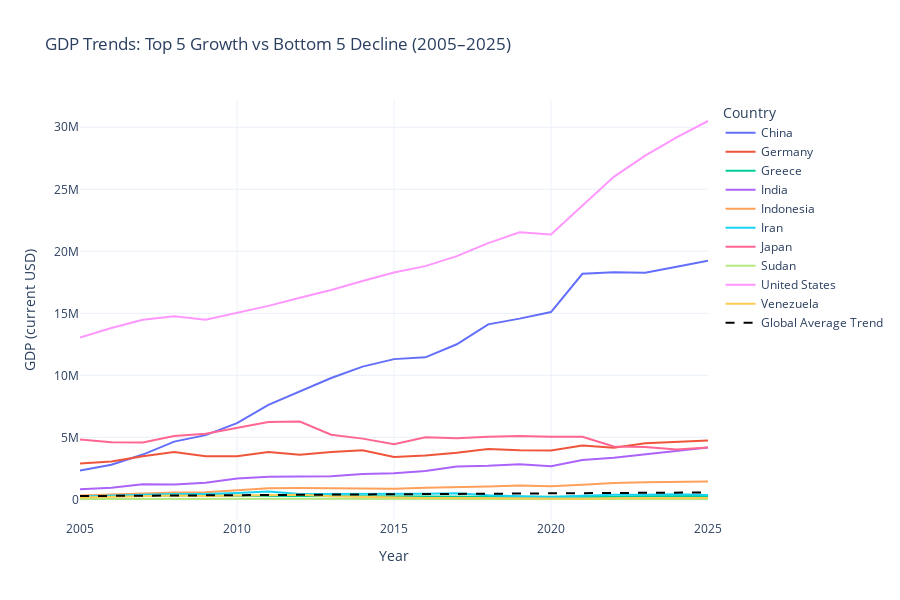

Notebook source saved alongside this figure:
### Markdown cell above
<a id="regression-analysis-gdp--year"></a>
## Regression Analysis (GDP ~ Year)


In this step, we analyze GDP growth trends for each country between 2005 and 2025 using simple linear regression.

### Objectives
- Estimate a linear trend for GDP as a function of Year for every country.
- Calculate regression metrics: **slope**, **intercept**, and **R²**.
- Identify top 5 fastest-growing and slowest-declining countries.
- Plot trend lines for selected examples (including global average).

### Expected Output
- A CSV file `daten/regression_summary.csv` containing regression coefficients.
- A Plotly figure with trend lines for the top 5 and bottom 5 countries.

### Code cell
# Step 4 – Regression Analysis (GDP ~ Year)

from scipy.stats import linregress
import plotly.express as px

results = []

# Regression per country
for country, group in Dataset.groupby("Country"):
    group = group.dropna(subset=["GDP"])
    if len(group) < 2:
        continue
    slope, intercept, r_value, p_value, std_err = linregress(group["Year"], group["GDP"])
    results.append({
        "Country": country,
        "Slope": slope,
        "Intercept": intercept,
        "R2": r_value**2,
        "Mean_GDP": group["GDP"].mean()
    })

regression_summary = pd.DataFrame(results)

# Compute global trend (average GDP per year)
global_trend = Dataset.groupby("Year", as_index=False)["GDP"].mean()
slope_g, intercept_g, r_g, p_g, std_err_g = linregress(global_trend["Year"], global_trend["GDP"])
global_line = intercept_g + slope_g * global_trend["Year"]

# Sort top 5 and bottom 5
top5 = regression_summary.nlargest(5, "Slope")["Country"].tolist()
bottom5 = regression_summary.nsmallest(5, "Slope")["Country"].tolist()
selected_countries = top5 + bottom5

# Save results
regression_summary.to_csv("daten/regression_summary.csv", index=False)

print("✅ Regression completed.")
print(f"Top 5 growth: {', '.join(top5)}")
print(f"Top 5 decline: {', '.join(bottom5)}")

# Plot regression trendlines for selected countries
subset = Dataset[Dataset["Country"].isin(selected_countries)]

fig = px.line(subset, x="Year", y="GDP", color="Country",
              title="GDP Trends: Top 5 Growth vs Bottom 5 Decline (2005–2025)",
              labels={"GDP": "GDP (current USD)", "Year": "Year"})

# Add global trend line
fig.add_trace(go.Scatter(
    x=global_trend["Year"], y=global_line,
    mode="lines", line=dict(color="black", dash="dash"),
    name="Global Average Trend"
))

fig.update_layout(template="plotly_white", legend_title="Country", height=600)
fig.show()

### Figure 1 — Plotly figure (JSON) as saved in the notebook; plotly's stock layout.template omitted (floating-point values rounded to 4 significant figures)
{"data": [{"hovertemplate": "Country=China<br>Year=%{x}<br>GDP (current USD)=%{y}<extra></extra>", "legendgroup": "China", "line": {"color": "#636efa", "dash": "solid"}, "marker": {"symbol": "circle"}, "mode": "lines", "name": "China", "orientation": "v", "showlegend": true, "type": "scatter", "x": [2005, 2006, 2007, 2008, 2009, 2010, 2011, 2012, 2013, 2014, 2015, 2016, 2017, 2018, 2019, 2020, 2021, 2022, 2023, 2024, 2025], "xaxis": "x", "y": [2326000.0, 2797000.0, 3612000.0, 4653000.0, 5176000.0, 6139000.0, 7625000.0, 8683000.0, 9783000.0, 10700000.0, 11310000.0, 11450000.0, 12500000.0, 14110000.0, 14570000.0, 15100000.0, 18190000.0, 18310000.0, 18270000.0, 18750000.0, 19230000.0], "yaxis": "y"}, {"hovertemplate": "Country=Germany<br>Year=%{x}<br>GDP (current USD)=%{y}<extra></extra>", "legendgroup": "Germany", "line": {"color": "#EF553B", "dash": "solid"}, "marker": {"symbol": "circle"}, "mode": "lines", "name": "Germany", "orientation": "v", "showlegend": true, "type": "scatter", "x": [2005, 2006, 2007, 2008, 2009, 2010, 2011, 2012, 2013, 2014, 2015, 2016, 2017, 2018, 2019, 2020, 2021, 2022, 2023, 2024, 2025], "xaxis": "x", "y": [2895000.0, 3046000.0, 3484000.0, 3808000.0, 3476000.0, 3471000.0, 3824000.0, 3600000.0, 3808000.0, 3967000.0, 3424000.0, 3537000.0, 3762000.0, 4054000.0, 3958000.0, 3937000.0, 4351000.0, 4167000.0, 4527000.0, 4659000.0, 4745000.0], "yaxis": "y"}, {"hovertemplate": "Country=Greece<br>Year=%{x}<br>GDP (current USD)=%{y}<extra></extra>", "legendgroup": "Greece", "line": {"color": "#00cc96", "dash": "solid"}, "marker": {"symbol": "circle"}, "mode": "lines", "name": "Greece", "orientation": "v", "showlegend": true, "type": "scatter", "x": [2005, 2006, 2007, 2008, 2009, 2010, 2011, 2012, 2013, 2014, 2015, 2016, 2017, 2018, 2019, 2020, 2021, 2022, 2023, 2024, 2025], "xaxis": "x", "y": [242400.0, 269100.0, 314300.0, 351100.0, 326500.0, 296700.0, 283200.0, 239000.0, 236600.0, 234000.0, 194600.0, 193000.0, 200300.0, 213400.0, 207300.0, 191200.0, 218400.0, 219100.0, 243600.0, 257100.0, 267300.0], "yaxis": "y"}, {"hovertemplate": "Country=India<br>Year=%{x}<br>GDP (current USD)=%{y}<extra></extra>", "legendgroup": "India", "line": {"color": "#ab63fa", "dash": "solid"}, "marker": {"symbol": "circle"}, "mode": "lines", "name": "India", "orientation": "v", "showlegend": true, "type": "scatter", "x": [2005, 2006, 2007, 2008, 2009, 2010, 2011, 2012, 2013, 2014, 2015, 2016, 2017, 2018, 2019, 2020, 2021, 2022, 2023, 2024, 2025], "xaxis": "x", "y": [820400.0, 940300.0, 1217000.0, 1199000.0, 1342000.0, 1676000.0, 1823000.0, 1828000.0, 1857000.0, 2039000.0, 2104000.0, 2295000.0, 2651000.0, 2703000.0, 2836000.0, 2675000.0, 3167000.0, 3346000.0, 3638000.0, 3909000.0, 4187000.0], "yaxis": "y"}, {"hovertemplate": "Country=Indonesia<br>Year=%{x}<br>GDP (current USD)=%{y}<extra></extra>", "legendgroup": "Indonesia", "line": {"color": "#FFA15A", "dash": "solid"}, "marker": {"symbol": "circle"}, "mode": "lines", "name": "Indonesia", "orientation": "v", "showlegend": true, "type": "scatter", "x": [2005, 2006, 2007, 2008, 2009, 2010, 2011, 2012, 2013, 2014, 2015, 2016, 2017, 2018, 2019, 2020, 2021, 2022, 2023, 2024, 2025], "xaxis": "x", "y": [310900.0, 396500.0, 470100.0, 558300.0, 578600.0, 755100.0, 893000.0, 917900.0, 912500.0, 890800.0, 860900.0, 931900.0, 1016000.0, 1042000.0, 1119000.0, 1059000.0, 1187000.0, 1319000.0, 1371000.0, 1396000.0, 1430000.0], "yaxis": "y"}, {"hovertemplate": "Country=Iran<br>Year=%{x}<br>GDP (current USD)=%{y}<extra></extra>", "legendgroup": "Iran", "line": {"color": "#19d3f3", "dash": "solid"}, "marker": {"symbol": "circle"}, "mode": "lines", "name": "Iran", "orientation": "v", "showlegend": true, "type": "scatter", "x": [2005, 2006, 2007, 2008, 2009, 2010, 2011, 2012, 2013, 2014, 2015, 2016, 2017, 2018, 2019, 2020, 2021, 2022, 2023, 2024, 2025], "xaxis": "x", "y": [228400.0, 272400.0, 360900.0, 425700.0, 440400.0, 517900.0, 625400.0, 421900.0, 428300.0, 460800.0, 408300.0, 458000.0, 486800.0, 332800.0, 241700.0, 195500.0, 289300.0, 376300.0, 372800.0, 401400.0, 341000.0], "yaxis": "y"}, {"hovertemplate": "Country=Japan<br>Year=%{x}<br>GDP (current USD)=%{y}<extra></extra>", "legendgroup": "Japan", "line": {"color": "#FF6692", "dash": "solid"}, "marker": {"symbol": "circle"}, "mode": "lines", "name": "Japan", "orientation": "v", "showlegend": true, "type": "scatter", "x": [2005, 2006, 2007, 2008, 2009, 2010, 2011, 2012, 2013, 2014, 2015, 2016, 2017, 2018, 2019, 2020, 2021, 2022, 2023, 2024, 2025], "xaxis": "x", "y": [4831000.0, 4602000.0, 4580000.0, 5107000.0, 5289000.0, 5759000.0, 6233000.0, 6272000.0, 5212000.0, 4897000.0, 4445000.0, 5004000.0, 4931000.0, 5041000.0, 5118000.0, 5054000.0, 5039000.0, 4262000.0, 4213000.0, 4026000.0, 4186000.0], "yaxis": "y"}, {"hovertemplate": "Country=Sudan<br>Year=%{x}<br>GDP (current USD)=%{y}<extra></extra>", "legendgroup": "Sudan", "line": {"color": "#B6E880", "dash": "solid"}, "marker": {"symbol": "circle"}, "mode": "lines", "name": "Sudan", "orientation": "v", "showlegend": true, "type": "scatter", "x": [2005, 2006, 2007, 2008, 2009, 2010, 2011, 2012, 2013, 2014, 2015, 2016, 2017, 2018, 2019, 2020, 2021, 2022, 2023, 2024, 2025], "xaxis": "x", "y": [35180.0, 45260.0, 59440.0, 64830.0, 54810.0, 65720.0, 66450.0, 48950.0, 52890.0, 60730.0, 64530.0, 64890.0, 48910.0, 33590.0, 31480.0, 35240.0, 35140.0, 33520.0, 37000.0, 28270.0, 31510.0], "yaxis": "y"}, {"hovertemplate": "Country=United States<br>Year=%{x}<br>GDP (current USD)=%{y}<extra></extra>", "legendgroup": "United States", "line": {"color": "#FF97FF", "dash": "solid"}, "marker": {"symbol": "circle"}, "mode": "lines", "name": "United States", "orientation": "v", "showlegend": true, "type": "scatter", "x": [2005, 2006, 2007, 2008, 2009, 2010, 2011, 2012, 2013, 2014, 2015, 2016, 2017, 2018, 2019, 2020, 2021, 2022, 2023, 2024, 2025], "xaxis": "x", "y": [13040000.0, 13820000.0, 14470000.0, 14770000.0, 14480000.0, 15050000.0, 15600000.0, 16250000.0, 16880000.0, 17610000.0, 18300000.0, 18800000.0, 19610000.0, 20660000.0, 21540000.0, 21350000.0, 23680000.0, 26010000.0, 27720000.0, 29180000.0, 30510000.0], "yaxis": "y"}, {"hovertemplate": "Country=Venezuela<br>Year=%{x}<br>GDP (current USD)=%{y}<extra></extra>", "legendgroup": "Venezuela", "line": {"color": "#FECB52", "dash": "solid"}, "marker": {"symbol": "circle"}, "mode": "lines", "name": "Venezuela", "orientation": "v", "showlegend": true, "type": "scatter", "x": [2005, 2006, 2007, 2008, 2009, 2010, 2011, 2012, 2013, 2014, 2015, 2016, 2017, 2018, 2019, 2020, 2021, 2022, 2023, 2024, 2025], "xaxis": "x", "y": [143400.0, 178500.0, 232900.0, 306800.0, 268600.0, 318300.0, 316500.0, 372600.0, 258900.0, 214700.0, 125400.0, 112900.0, 115900.0, 102000.0, 73010.0, 42840.0, 56620.0, 89010.0, 102400.0, 119800.0, 108500.0], "yaxis": "y"}, {"line": {"color": "black", "dash": "dash"}, "mode": "lines", "name": "Global Average Trend", "type": "scatter", "x": [2005, 2006, 2007, 2008, 2009, 2010, 2011, 2012, 2013, 2014, 2015, 2016, 2017, 2018, 2019, 2020, 2021, 2022, 2023, 2024, 2025], "y": [263400.0, 278100.0, 292800.0, 307500.0, 322100.0, 336800.0, 351500.0, 366200.0, 380800.0, 395500.0, 410200.0, 424900.0, 439500.0, 454200.0, 468900.0, 483600.0, 498200.0, 512900.0, 527600.0, 542300.0, 556900.0]}], "layout": {"height": 600, "legend": {"title": {"text": "Country"}, "tracegroupgap": 0}, "title": {"text": "GDP Trends: Top 5 Growth vs Bottom 5 Decline (2005–2025)"}, "xaxis": {"anchor": "y", "domain": [0, 1], "title": {"text": "Year"}}, "yaxis": {"anchor": "x", "domain": [0, 1], "title": {"text": "GDP (current USD)"}}}}
